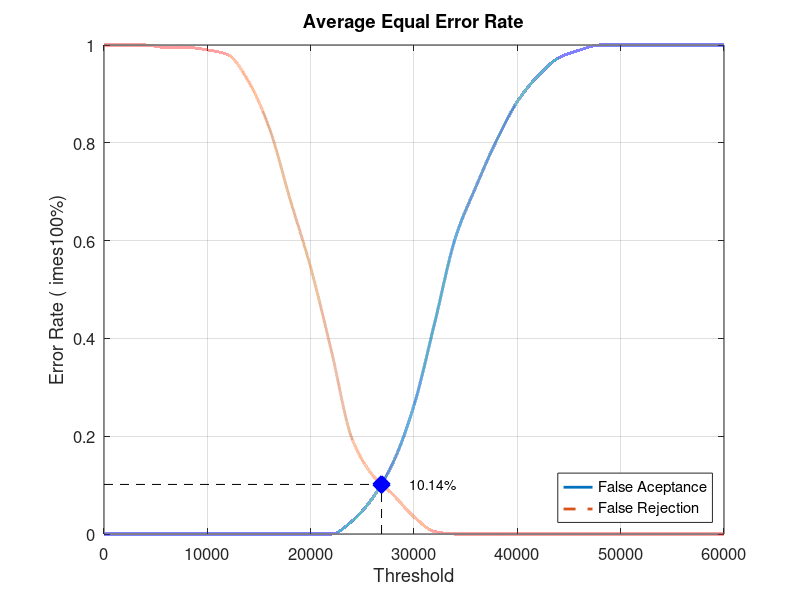
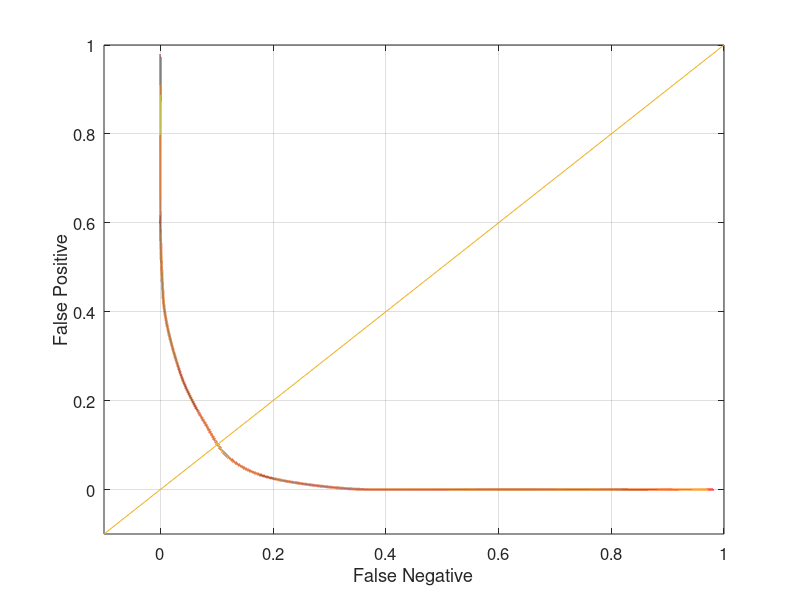

These figures' MATLAB source, in order:
close all;
clear;
clc;
x = 0:2000:60000;
xq = 0:0.5:60000;

y0 = [0 0 0 0 0 0 0 0 0 0 0 0 0.0263158 0.0736842 0.147368 0.263158 0.431579 0.605263 0.710526 0.805263 0.884211 0.936842 0.973684 0.989474 1 1 1 1 1 1 1]
yy0 = interp1(x, y0, xq, 'pchip');
y1 = [1 1 1 0.995 0.995 0.99 0.98 0.925 0.83 0.685 0.545 0.375 0.195 0.12 0.08 0.035 0.005 0 0 0 0 0 0 0 0 0 0 0 0 0 0]
yy1 = interp1(x, y1, xq, 'pchip');

% Calculating EER: 
y2 = abs(y0 - y1);
find(y2 == min(y2))
yy2 = abs(yy0 - yy1);
xEER = find(yy2 == min(yy2));
xEERIndex = xq(xEER) % X-axis EER
yEER = yy0(xEER) % Y-axis EER

main = figure
plot(xq, yy0,'-','LineWidth', 2);	hold on
plot(xq, yy1,'--','LineWidth', 2);	hold on
plot([xEERIndex xEERIndex], [0 yEER], 'k--');	hold on
plot([0 xEERIndex], [yEER yEER], 'k--');	hold on
plot(xEERIndex, yEER, 'bx', 'LineWidth', 10);	hold on
text(xEERIndex + 10 * xEERIndex / 100, yEER, [num2str(round((10000 * yEER)) / 100) '%'])
legend('False Aceptance', 'False Rejection', 'Location', 'SouthEast')
xlabel('Threshold')
ylabel('Error Rate (	imes100%)')
title('Average Equal Error Rate')
set(gca, 'FontSize', 12)
axis([0 60000 0 1])
grid on

print(main, 'Database1_3Main', '-dpng');
FNRxFPR = figure('Color', [1 1 1]);
plot(yy1, yy0, '-', yy1, yy0, 'LineWidth', 2);
hold on
y = -0.1:0.1:1
plot(y, y); 
set(gca, 'FontSize', 12)
xlabel('False Negative')
ylabel('False Positive')
axis([-0.1 1 -0.1 1])
set(gca, 'FontSize', 12)
grid on

print(FNRxFPR, 'Database1_3FNRxFPR','-dpng');
